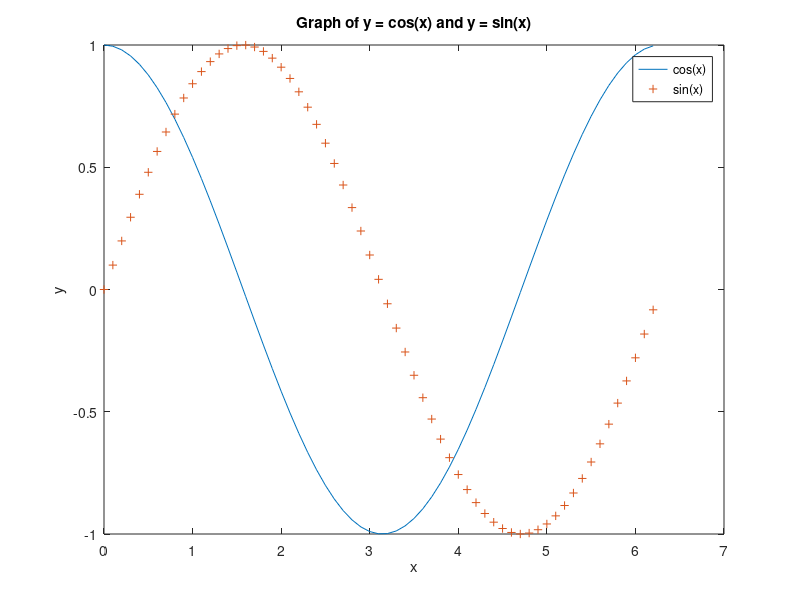

Here is the MATLAB script that generated this plot:
% Práctica 3 de Visualización de la Información
% Alumno: Axel Daniel Malváez Flores
% Ejercicios de Clase

% rango de x
x = 0:0.1:2*pi;

% Calculando la primera función
y1 = cos(x);
plot(x, y1);

hold on;

% Calculando la segunda función
y2 = sin(x);

% Plotting las dos funciones en la misma gráfica
plot(x, y2,'+');

hold off;

xlabel('x');
ylabel('y');
title('Graph of y = cos(x) and y = sin(x)');
legend('cos(x)', 'sin(x)');